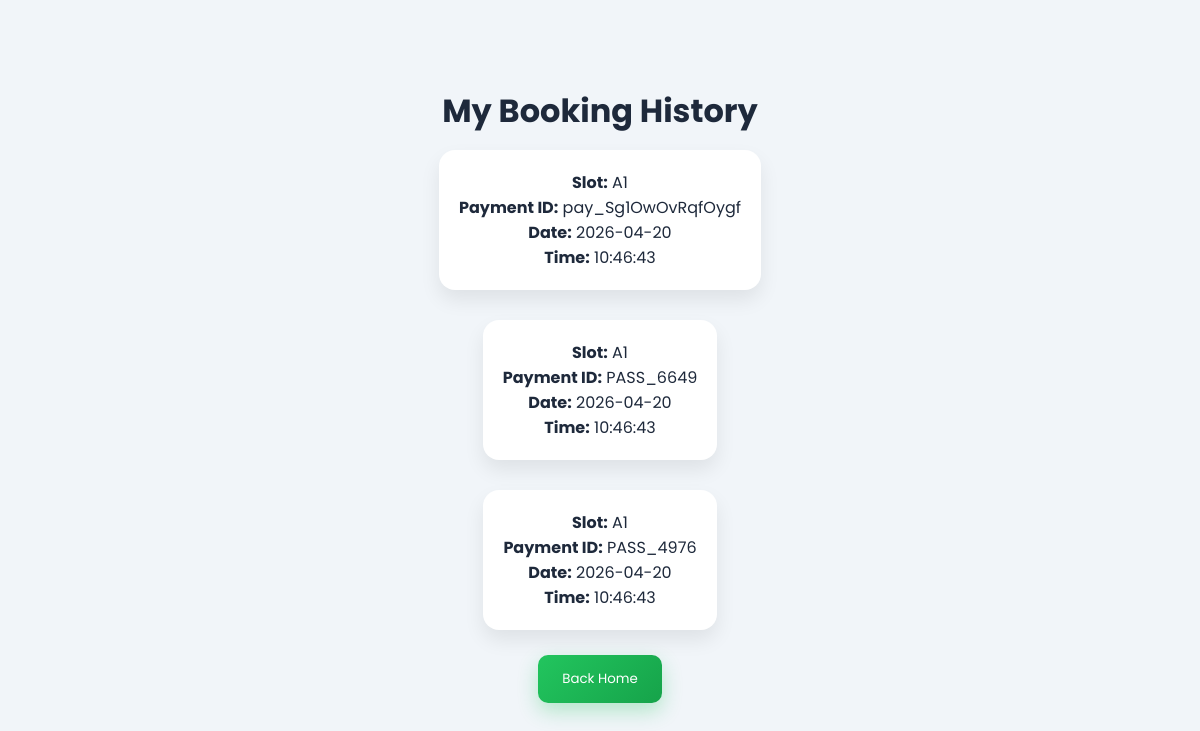
Screenshot of /history (signed in) with the database file from the repository.
### tables this page shows
CREATE TABLE bookings (
    id INTEGER PRIMARY KEY AUTOINCREMENT,
    username TEXT,
    slot_number TEXT,
    payment_id TEXT
, date TEXT, time TEXT);

### app.py (the view)
@app.route("/history")
def history():
    username = session.get("username")
    conn = sqlite3.connect("parking.db")
    cursor = conn.cursor()
    cursor.execute(
        "SELECT slot_number, payment_id, date, time FROM bookings WHERE username=?",
        (username,)
    )
    bookings = cursor.fetchall()
    conn.close()
    return render_template("history.html", bookings=bookings)

### app.py (called while the page is built)
@app.context_processor
def inject_wallet():
    try:
        user = session.get("username")
        if user:
            conn = sqlite3.connect("parking.db")
            cursor = conn.cursor()
            cursor.execute("SELECT wallet FROM users WHERE username=?", (user,))
            data = cursor.fetchone()
            conn.close()
            return dict(wallet=data[0] if data else 0)
    except:
        pass
    return dict(wallet=None)

### templates/history.html (shortened to what this page needs)
<!DOCTYPE html>
<html lang="en">
<head>
<link rel="stylesheet" href="{{ url_for('static', filename='css/style.css') }}">
</head>
<body>
<div class="dashboard-container">
    <h1>My Booking History</h1>
    {% for booking in bookings %}
    <div class="history-card">
        <p><strong>Slot:</strong> {{ booking[0] }}</p>
        <p><strong>Payment ID:</strong> {{ booking[1] }}</p>
        <p><strong>Date:</strong> {{ booking[2] if booking|length > 2 else "-" }}</p>
        <p><strong>Time:</strong> {{ booking[3] if booking|length > 3 else "-" }}</p>
    </div>
    {% endfor %}
    <a href="/">
        <button>Back Home</button>
    </a>
</div>
</body>
</html>

### static/css/style.css (style rules this page uses)
* { margin: 0; padding: 0; box-sizing: border-box; font-family: 'Poppins', sans-serif; }
body { background: #f1f5f9; color: #1e293b; overflow-x: hidden; }
.dashboard-container { height: 100vh; display: flex; flex-direction: column; justify-content: center; align-items: center; text-align: center; }
.dashboard-container button { margin: 10px; padding: 14px 24px; border: none; border-radius: 10px; background: #22c55e; color: white; cursor: pointer; }
html { scroll-behavior: smooth; }
.hero button, .slot-card button, .auth-form button, .dashboard-container button { background: linear-gradient(135deg, #22c55e, #16a34a); box-shadow: 0 8px 20px rgba(34,197,94,0.3); }
.history-card { background: white; padding: 20px; margin: 15px 0; border-radius: 16px; box-shadow: 0 10px 20px rgba(0,0,0,0.08); }
body { margin: 0; font-family: 'Poppins', sans-serif; }

### rows the page displays
bookings: slot_number "A1", payment "pay_Sg1OwOvRqfOygf", date "2026-04-20", time "10:46:43"
bookings: slot_number "A1", payment "PASS_6649", date "2026-04-20", time "10:46:43"
bookings: slot_number "A1", payment "PASS_4976", date "2026-04-20", time "10:46:43"
